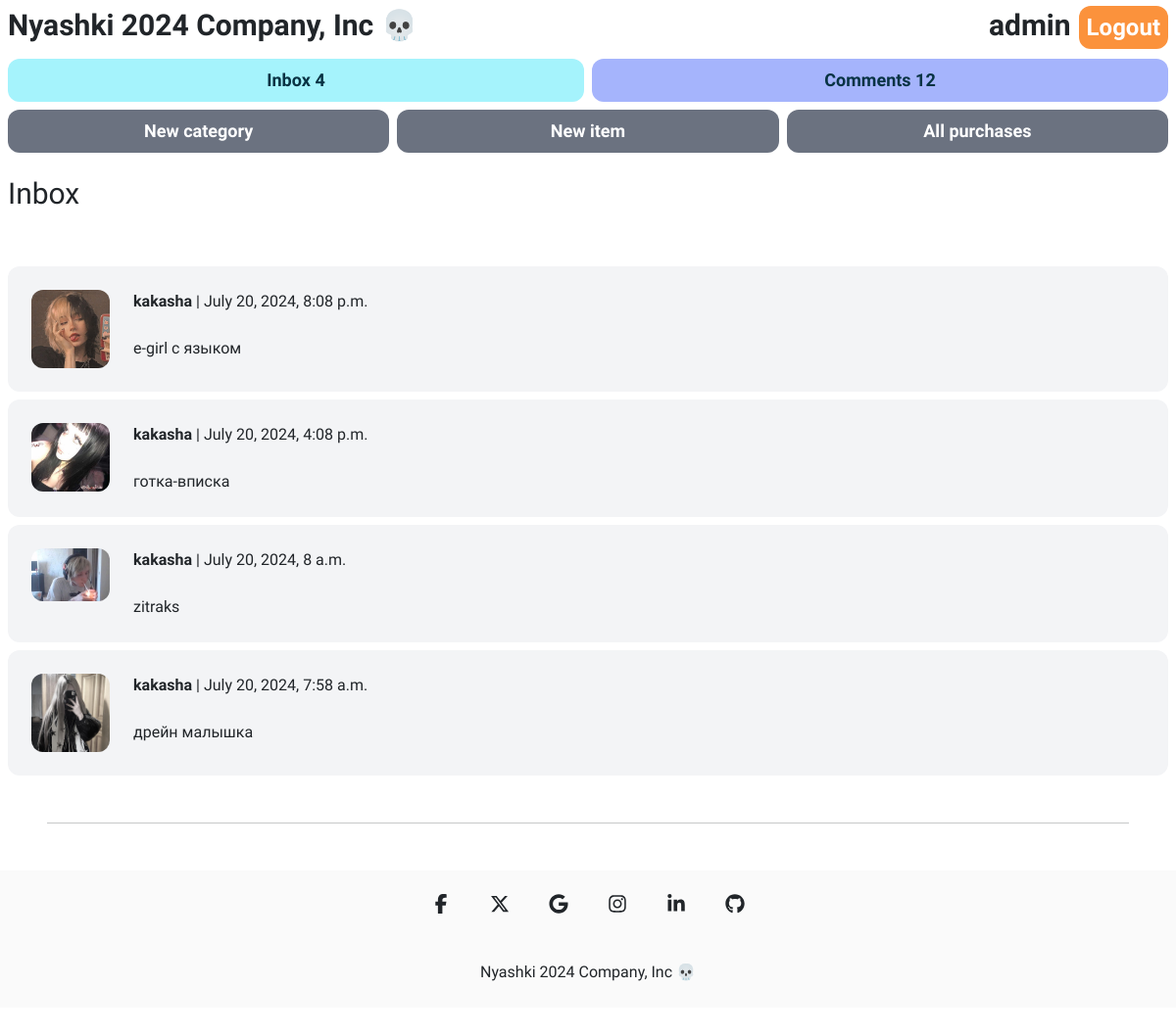
Page /inbox/ (signed in) on the earlier database version.
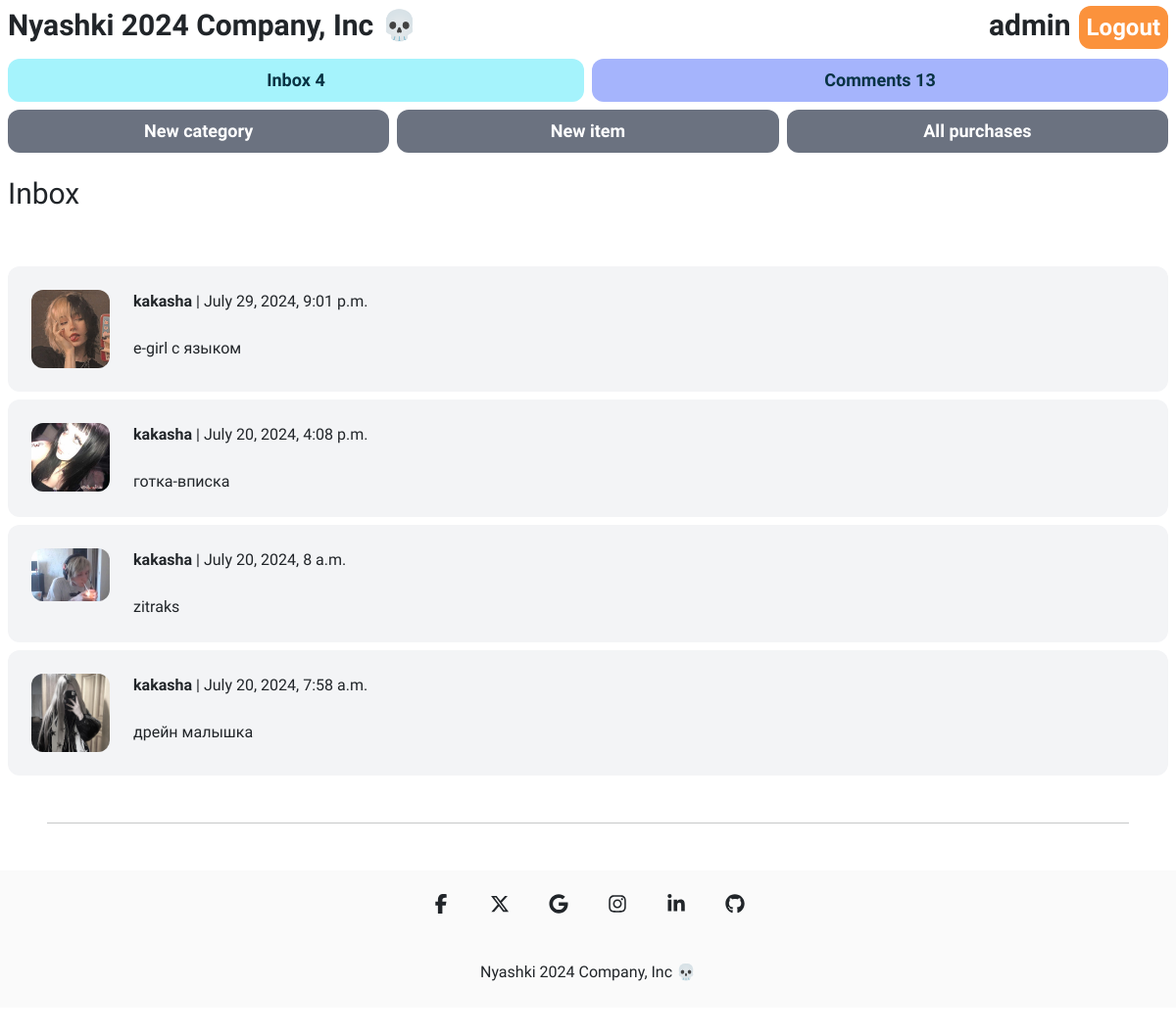
Same page on the later database version.
### item/models.py (models this page shows, shortened)
class Comment(models.Model):
    user = models.ForeignKey(User, related_name='comments', on_delete=models.CASCADE)
    description = models.TextField()
    created_at = models.DateTimeField()
    class Meta:
        ordering = ('-created_at',)

class Item(models.Model):
    category = models.ForeignKey(Category, related_name='items', on_delete=models.CASCADE)
    name = models.CharField(max_length=255)
    description = models.TextField(blank=True, null=True)
    price = models.FloatField()
    image = models.ImageField(upload_to='item_images', blank=True, null=True)
    is_sold = models.BooleanField(default=False)
    created_at = models.DateTimeField(auto_now_add=True)
    users = models.ManyToManyField(User, related_name='items', blank=True)
    gender = models.CharField(max_length=1, choices=gender_choice)
    comments = models.ManyToManyField(Comment)

### conversation/models.py (models this page shows)
class Conversation(models.Model):
    item = models.ForeignKey(Item, related_name='conversations', on_delete=models.CASCADE)
    members = models.ManyToManyField(User, related_name='conversations')
    created_at = models.DateTimeField(auto_now_add=True)
    modified_at = models.DateTimeField(auto_now=True)
    class Meta:
        ordering = ('-modified_at',)

### conversation/views.py (the view)
# urls.py: path('', views.inbox, name='inbox'),
@login_required
def inbox(request):
    conversations = Conversation.objects.filter(members__in=[request.user.id])
    return render(request, 'conversation/inbox.html', {
        'conversations': conversations
    })

### conversation/templates/conversation/inbox.html (shortened to what this page needs)
{% extends 'core/base.html' %}
{% block content %}
<h1 class="mb-6 text-3xl mt-4 dark:text-white ">Inbox</h1>
<div class="space-y-6 ">
    {% for conversation in conversations %}
        <a href="{% url 'conversation:detail' conversation.id %}">
            <div class="p-6 flex bg-gray-100 dark:bg-zinc-500 rounded-xl mb-2 dark:text-white ">
                <div class="pr-6">
                    <img src="{{ conversation.item.image.url }}" class="w-20 rounded-xl">
                </div>
                <div>
                    {% for member in conversation.members.all %}
                        {% if member != request.user %}
                            <p class="mb-4"><strong>{{ member.username }}</strong> | {{ conversation.modified_at }}</p>
                            <p>{{ conversation.item.name }}</p>
                        {% endif %}
                    {% endfor %}
                </div>
            </div>
        </a>
    {% endfor %}
</div>
{% endblock %}

### core/templates/core/base.html (shortened to what this page needs)
{% load static %}
<!doctype html>
<html>
    <head>
        <link rel="stylesheet" href="{% static 'core/css/mdb.min.css' %}">
        <script src="https://cdn.tailwindcss.com"></script>
        <link href="https://cdn.jsdelivr.net/npm/bootstrap@5.3.3/dist/css/bootstrap.min.css" rel="stylesheet">
        <link rel="stylesheet" href="{% static 'core/css/main.css' %}">
    </head>
    <body class="dark:bg-zinc-700">
        <nav class="py-2 px-2 flex justify-between items-center dark:text-white">
            <a href="/" class="md:text-3xl text-sm font-semibold">Nyashki 2024 Company, Inc 💀</a>
            <div class="space-x-1">
              {% if request.user.is_authenticated %}
              <strong class="md:text-3xl text-sm font-semibold">{{request.user.username}}</strong>
              <a href="{% url 'core:logout' %}" class="px-2 py-2 md:text-2xl text-sm font-semibold bg-orange-400 text-white rounded-xl hover:bg-orange-600">Logout</a>
              {% endif %}
            </div>
          </nav>
          {% if request.user.is_authenticated %}
          <div class="grid grid-cols-2 gap-2 mt-2 px-2">
            <a href="{% url 'conversation:inbox' %}" class="text-center px-2 py-2 text-lg font-semibold bg-cyan-200 text-cyan-950 hover:text-white rounded-xl hover:bg-cyan-400">Inbox {{ request.user.conversations.all | length }}</a>
              <a href="{% url 'item:all_comments' %}" class="text-center px-2 py-2 text-lg font-semibold bg-indigo-300 text-cyan-950 hover:text-white rounded-xl hover:bg-indigo-400">Comments {{ request.user.comments.all | length }}</a>
          </div>
          {% endif %}
          {% if request.user.is_superuser %}
          <div class="grid grid-cols-3 gap-2 mt-2 px-2">
            <a href="{% url 'item:new_category' %}" class="px-2 py-2 text-lg font-semibold bg-gray-500 text-white text-center rounded-xl hover:bg-gray-700">New category</a>
            <a href="{% url 'item:new_item' %}" class="px-2 py-2 text-lg font-semibold bg-gray-500 text-white text-center rounded-xl hover:bg-gray-700">New item</a>
            <a href="{% url 'item:all_purchases' %}" class="px-2 py-2 text-lg font-semibold bg-gray-500 text-white text-center rounded-xl hover:bg-gray-700">All purchases</a>
          </div>
          {%endif%}
        <div class="px-2">
            {% block content %}
            {% endblock %}
        </div>
        <hr class="dark:text-white m-5">
        <footer
        class="flex flex-col items-center bg-zinc-50 text-center text-surface dark:bg-zinc-700 dark:text-white mb-7">
        <div class="container mt-2">
          <div class="mb-2 flex justify-center space-x-2">
            <a
              href="#!"
              type="button"
              class="rounded-full bg-transparent p-3 font-medium uppercase leading-normal text-surface transition duration-150 ease-in-out hover:bg-neutral-100 focus:outline-none focus:ring-0 dark:text-white dark:hover:bg-secondary-900"
              data-twe-ripple-init>
              <span class="[&>svg]:h-5 [&>svg]:w-5">
              </span>
            </a>
            <a
              href="#!"
              type="button"
              class="rounded-full bg-transparent p-3 font-medium uppercase leading-normal text-surface transition duration-150 ease-in-out hover:bg-neutral-100 focus:outline-none focus:ring-0 dark:text-white dark:hover:bg-secondary-900"
              data-twe-ripple-init>
              <span class="mx-auto [&>svg]:h-5 [&>svg]:w-5">
              </span>
            </a>
            <a
              href="#!"
              type="button"
              class="rounded-full bg-transparent p-3 font-medium uppercase leading-normal text-surface transition duration-150 ease-in-out hover:bg-neutral-100 focus:outline-none focus:ring-0 dark:text-white dark:hover:bg-secondary-900"
              data-twe-ripple-init>
              <span class="mx-auto [&>svg]:h-5 [&>svg]:w-5">
              </span>
            </a>
            <a
              href="#!"
              type="button"
              class="rounded-full bg-transparent p-3 font-medium uppercase leading-normal text-surface transition duration-150 ease-in-out hover:bg-neutral-100 focus:outline-none focus:ring-0 dark:text-white dark:hover:bg-secondary-900"
              data-twe-ripple-init>
              <span class="mx-auto [&>svg]:h-5 [&>svg]:w-5">
              </span>
            </a>
            <a
              href="#!"
              type="button"
              class="rounded-full bg-transparent p-3 font-medium uppercase leading-normal text-surface transition duration-150 ease-in-out hover:bg-neutral-100 focus:outline-none focus:ring-0 dark:text-white dark:hover:bg-secondary-900"
              data-twe-ripple-init>
              <span class="mx-auto [&>svg]:h-5 [&>svg]:w-5">
              </span>
            </a>
            <a
              href="#!"
              type="button"
              class="rounded-full bg-transparent p-3 font-medium uppercase leading-normal text-surface transition duration-150 ease-in-out hover:bg-neutral-100 focus:outline-none focus:ring-0 dark:text-white dark:hover:bg-secondary-900"
              data-twe-ripple-init>
              <span class="mx-auto [&>svg]:h-5 [&>svg]:w-5">
              </span>
            </a>
          </div>
        </div>
        <div class="w-full p-4 text-center">
          <a href="#">Nyashki 2024 Company, Inc 💀</a>
        </div>
        </footer>
    </body>
</html>

### static/core/css/main.css (style rules this page uses)
body { font-family: Comfortaa; }

Differences in the rows shown:
changed Conversation "e-girl с языком": modified_at "July 20, 2024, 8:08 p.m." → "July 29, 2024, 9:01 p.m."
Other differences:
{{ request.user.comments.all | length }}: "12" → "13"
